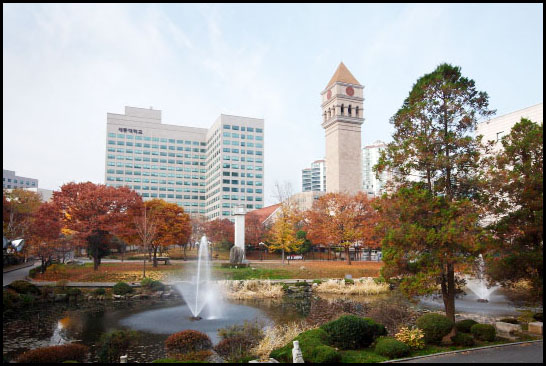
//> input picture Week2/sejong.jpg, 546 x 366 px
$ ./4   (built with g++ and OpenCV 4)
//> lines starting //> are read from the running program, lines starting //| are printed output that depends on the picture
#include <opencv2/opencv.hpp>
#include <math.h>
int main() {
	IplImage *src = cvLoadImage("C:\\temp\\sejong.jpg");
//> src is the input picture: 366 rows x 546 cols, CV_8UC3; mean B, G, R 140.5, 147.3, 153.1
	IplImage *dst = cvCreateImage(cvGetSize(src), 8, 3);
	cvSet(dst, cvScalar(255, 255, 255));
	CvSize size = cvGetSize(src);
//> size = Size(546, 366)
	int w = size.width;
//> w = 546
	int h = size.height;
//> h = 366

	int offset = 16;
    int x_step = w / 16;
//> x_step = 34

    // 파형의 진폭과 주파수 설정
    float amplitude = h / 4; // 파형의 높이
//> amplitude = 91
    float nx = 0;
    float ny = 0;
    float newY = 0;
    for (int y = 0; y < h; ++y) {
        for (int x = 0; x < w; ++x) {
            if (x != 0 && x % x_step == 0) {
                nx = (float)x / (w - 1) * CV_PI * 2;
            }
            ny = (float)y / (h - 1) ;
            newY = y + amplitude * sin(nx);

            if (newY > h) newY = h - 1;
            if (newY < 0) newY = 0;

            // 새로운 위치의 픽셀 색상을 가져옴
            CvScalar color = cvGet2D(src, y, x);

            // 현재 위치에 색상 설정
            cvSet2D(dst, newY, x, color);
        }
    }
//> this loop made 366 passes
//> (ny, newY) on passes 1 to 3: (0, 0), (0.00274, 0), (0.00548, 0.951)
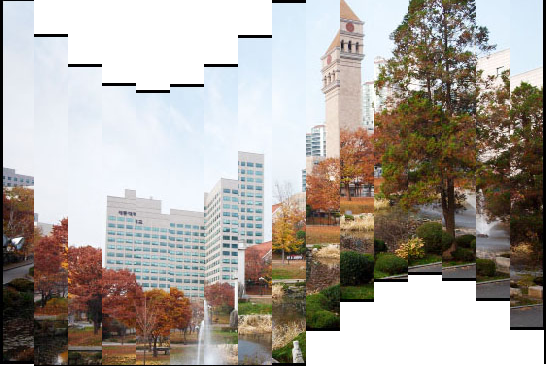
//> dst: 366 rows x 546 cols, CV_8UC3; mean B, G, R 157.2, 164.2, 170.7
//> after the loop, nx = 6.27; ny = 1; newY = 364

	cvShowImage("src", src);
	cvShowImage("dst", dst);
	cvWaitKey();
}
